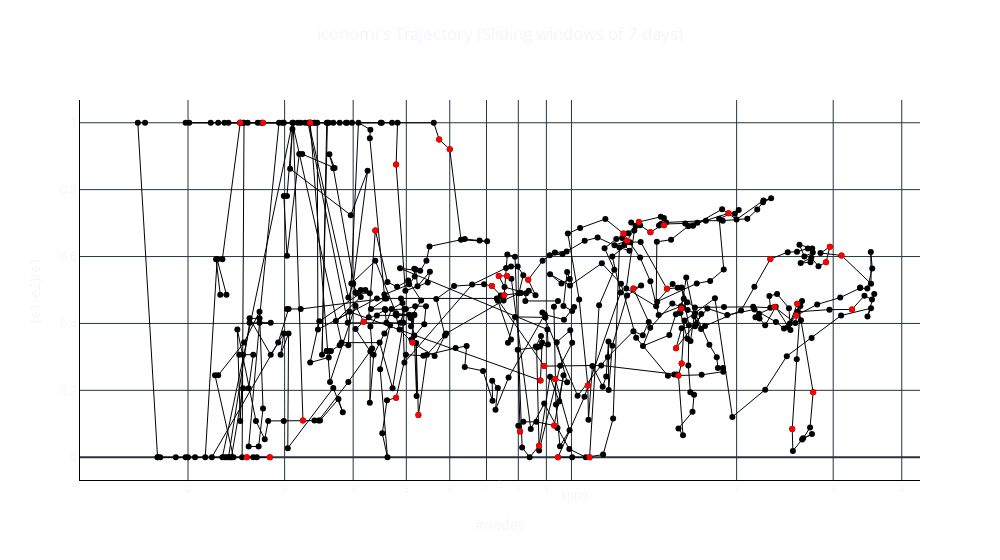

Notebook source saved alongside this figure:
### Code cell
fig = go.Figure() 
# Scatter plot with black lines and markers for the entire dataset
fig.add_trace(go.Scatter(
    x=df_sliding['#nodes'],
    y=(df_sliding['e1'] - df_sliding['e2'])/df_sliding['e1'],
    mode='lines+markers',
    name='Entire Dataset',
    line=dict(width=1, color='black')
))

# Scatter plot with red lines and markers for the dates in df_sliding that also appear in df_events
event_days_data = df_sliding[df_sliding['window_start'].isin(df_events['date'])]
fig.add_trace(go.Scatter(
    x=event_days_data['#nodes'],
    y=(event_days_data['e1'] - event_days_data['e2'])/event_days_data['e1'],
    mode='markers',
    name='Event Days',
    line=dict(width=1, color='red')
))

# Customize the layout
fig.update_layout(
    title=dict(
        text=network_name + '\'s Trajectory (Sliding windows of ' + str(window_size) + ' days)',  # Set the title here
        x=0.5,  # Center the title horizontally (0.5 means middle)
        y=0.95,  # Adjust the vertical position as needed (0.95 is near the top)
    ),
    xaxis=dict(title='#nodes'),
    yaxis=dict(title='(e1-e2)/e1'),
    paper_bgcolor='white',  # Set the background color to white
    plot_bgcolor='white',  # Set the plot area background color to white
    width=1000
)

# Update the marker properties for the "Event Days" trace to be red
fig.update_traces(marker=dict(color='red'), selector=dict(name='Event Days'))

fig.update_xaxes(linecolor='black', type="log")
fig.update_yaxes(linecolor='black')
fig.update_traces(showlegend=False)
# Show the plot
fig.show()

### Figure 1 — Plotly figure (JSON) as saved in the notebook; plotly's stock layout.template omitted (floating-point values rounded to 4 significant figures; data arrays with more than 128 entries replaced by an {"elided": "..."} marker saying what was removed)
{"data": [{"line": {"color": "black", "width": 1}, "mode": "lines+markers", "name": "Entire Dataset", "x": {"elided": "554 int values"}, "y": {"elided": "554 float values"}, "type": "scatter", "showlegend": false}, {"line": {"color": "red", "width": 1}, "mode": "markers", "name": "Event Days", "x": [892, 249, 256, 282, 324, 274, 334, 526, 439, 479, 2344, 3246, 1588, 1567, 2304, 2911, 2958, 3106, 2568, 2580, 2758, 2526, 1551, 1586, 1244, 1071, 1297, 754, 873, 930, 806, 934, 737, 763, 1079, 945, 1493, 1933, 1393, 1475, 1327, 1263, 834, 716, 513, 418, 574, 600, 878, 479], "y": [0.2725, 1.0, 0.0, 0.0, 0.1096, 1.0, 1.0, 0.1264, 0.6782, 0.1779, 0.4494, 0.4417, 0.2806, 0.2447, 0.5926, 0.5828, 0.6291, 0.6034, 0.4235, 0.4585, 0.1943, 0.0845, 0.3262, 0.445, 0.6686, 0.2148, 0.5042, 0.4843, 0.03439, 0.09486, 0.07718, 0.2339, 0.5422, 0.5422, 0.0, 0.0, 0.5034, 0.7293, 0.6726, 0.6933, 0.7034, 0.647, 0.5307, 0.5118, 0.3427, 0.4053, 0.9498, 0.9204, 0.2296, 0.8751], "type": "scatter", "marker": {"color": "red"}, "showlegend": false}], "layout": {"title": {"text": "iconomi's Trajectory (Sliding windows of 7 days)", "x": 0.5, "y": 0.95}, "xaxis": {"title": {"text": "#nodes"}, "linecolor": "black", "type": "log"}, "yaxis": {"title": {"text": "(e1-e2)/e1"}, "linecolor": "black"}, "paper_bgcolor": "white", "plot_bgcolor": "white", "width": 1000}}
